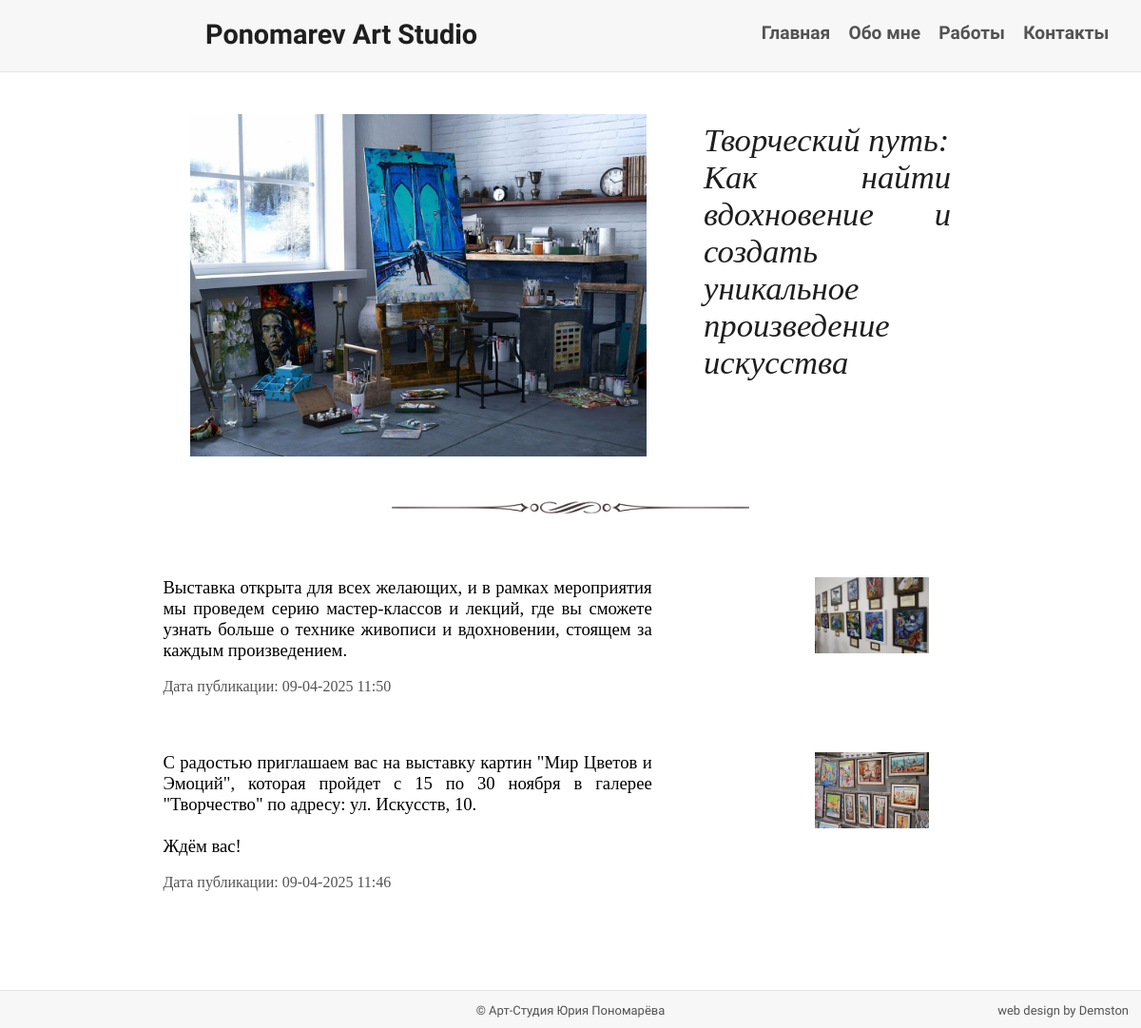
/index, run on the app's committed database.
### tables this page shows
CREATE TABLE news
(post_id INTEGER PRIMARY KEY AUTOINCREMENT,
text TEXT,
dt DATE,
img TEXT DEFAULT 'files/default-image.jpg');

### application.py (the view)
@app.route("/")
@app.route("/index")
def index():
    news = dbase.getNews()
    if current_user.is_authenticated and current_user.getName() == ADMIN:
        return render_template('indexadmin.html', news=news, prf_btn=prf_btn, ext_btn=ext_btn)
    else:
        return render_template('index.html', news=news)

### FDataBase.py (called while the page is built)
    def getNews(self):
        try:
            self.__cur.execute(f"SELECT post_id, text, dt, img FROM news ORDER BY dt DESC")
            res = self.__cur.fetchall()
            if res:
                return res
        except sqlite3.Error as e:
            print('Ошибка получения данных ' + str(e))
        return []

### application.py (called while the page is built)
def connect_db():
    conn = sqlite3.connect(app.config['DATABASE'])  # путь к БД
    conn.row_factory = sqlite3.Row  # выдача данных из БД в виде словаря
    return conn

def get_db():
    if not hasattr(g, 'link_db'):
        g.link_db = connect_db()
    return g.link_db

@app.before_request
def before_request():
    global dbase
    db = get_db()
    dbase = FDataBase(db)

### templates/index.html (shortened to what this page needs)
{% extends 'base.html' %}
{% block body %}
<link
  rel="stylesheet"
  href="{{ url_for('static', filename='styles/index.css') }}"
/>
<div class="main-container">
  <div class="left-bar">
    <img src="{{ url_for('static', filename='files/art-room.png') }}" />
  </div>
  <div class="right-bar">
    <div class="main-text">
      <a
        >Творческий путь:<br />Как найти вдохновение и создать уникальное
        произведение искусства</a
      >
    </div>
  </div>
</div>
<div class="ornament-main">
  <img
    class="ornament"
    src="{{ url_for('static', filename='files/ornament-1.png') }}"
  />
</div>
<div class="main-news-block">
  {% for p in news %}
  <div class="news">
    <div class="news-text"><div class="news-text_text">{{ p.text }}</div>
      <div class="news-text_date"><br />Дата публикации: {{ p.dt }}</div>
    </div>
    <div class="news-image">
      <a href="{{ url_for ('static', filename=p.img) }}">
        <img
          src="{{ url_for ('static', filename=p.img) }}"
          alt="preview"
        />
    </a>
    </div>
  </div>
  {% endfor %}
</div>
<div class="final-div"></div>
{% endblock %}

### static/styles/navbar.css (style rules this page uses)
* { margin: 0; padding: 0; font-optical-sizing: auto; }
@media (max-width: 1360px) { .final-div { margin: 4%; } }

### static/styles/index.css (style rules this page uses)
* { margin: 0; padding: 0; }
.main-container { padding-top: 7%; display: grid; grid-template-columns: repeat(6, 1fr); }
.left-bar { grid-column: 1/4; padding-left: 20%; }
.left-bar img { width: 95%; }
.right-bar { grid-column: 4/7; padding-right: 45%; }
.right-bar .main-text { font-family: "Times New Roman", Times, serif; font-style: italic; font-size: 32pt; padding-top: 2%; padding-left: 35%; color: rgb(30, 30, 30); }
.ornament-main { margin: 3%; display: grid; grid-template-columns: repeat(3, 1fr); }
.ornament { grid-column: 2; padding-left: auto; padding-right: auto; width: 100%; }
.main-news-block { margin-bottom: 3%; }
.news { font-family: "Times New Roman", Times, serif; font-size: 14pt; display: grid; grid-template-columns: repeat(7, 1fr); margin-top: 5%; }
.news-text { grid-column: 3/5; padding-right: 10%; text-align: justify; }
.news-text_text { white-space: pre-wrap; }
.news-text_date { grid-column: 3/5; padding-right: 10%; font-size: 12pt; color: rgb(83, 83, 83); text-align: justify; }
.news-image { grid-column: 5; }
.news-image img { width: 70%; }
.final-div { padding-bottom: 4%; }
@media (max-width: 1360px) { .main-container { padding-top: 10%; flex-direction: column; padding: auto; } }
@media (max-width: 1360px) { .right-bar .main-text { font-size: 26pt; padding: auto; color: rgb(30, 30, 30); text-align: justify; } }
@media (max-width: 1360px) { .left-bar { grid-column: 2/4; padding-left: 0; } }
@media (max-width: 1360px) { .left-bar img { width: 120%; } }
@media (max-width: 1360px) { .right-bar { grid-column: 4/6; padding-right: 0%; } }
@media (max-width: 1360px) { .news-text { padding-right: 0; grid-column: 2/5; text-align: justify; } }
@media (max-width: 1360px) { .news-text_date { grid-column: 3/5; padding-right: 10%; font-size: 12pt; color: rgb(83, 83, 83); text-align: justify; } }
@media (max-width: 1360px) { .news-image { grid-column: 6; } }
@media (max-width: 1360px) { .news-image img { width: 70%; margin: auto; } }

### data on the page
news: text "Выставка открыта для всех желающих, и в рамках мероприятия мы проведем серию мастер-классов и лекций, где вы сможете узнать больше о технике живописи и вдохновении, стоящем за каждым произведением.", dt "09-04-2025 11:50", img (picture)
news: text "С радостью приглашаем вас на выставку картин \"Мир Цветов и Эмоций\", которая пройдет с 15 по 30 ноября в галерее \"Творчество\" по адресу: ул. Искусств, 10. Ждём вас!", dt "09-04-2025 11:46", img (picture)
